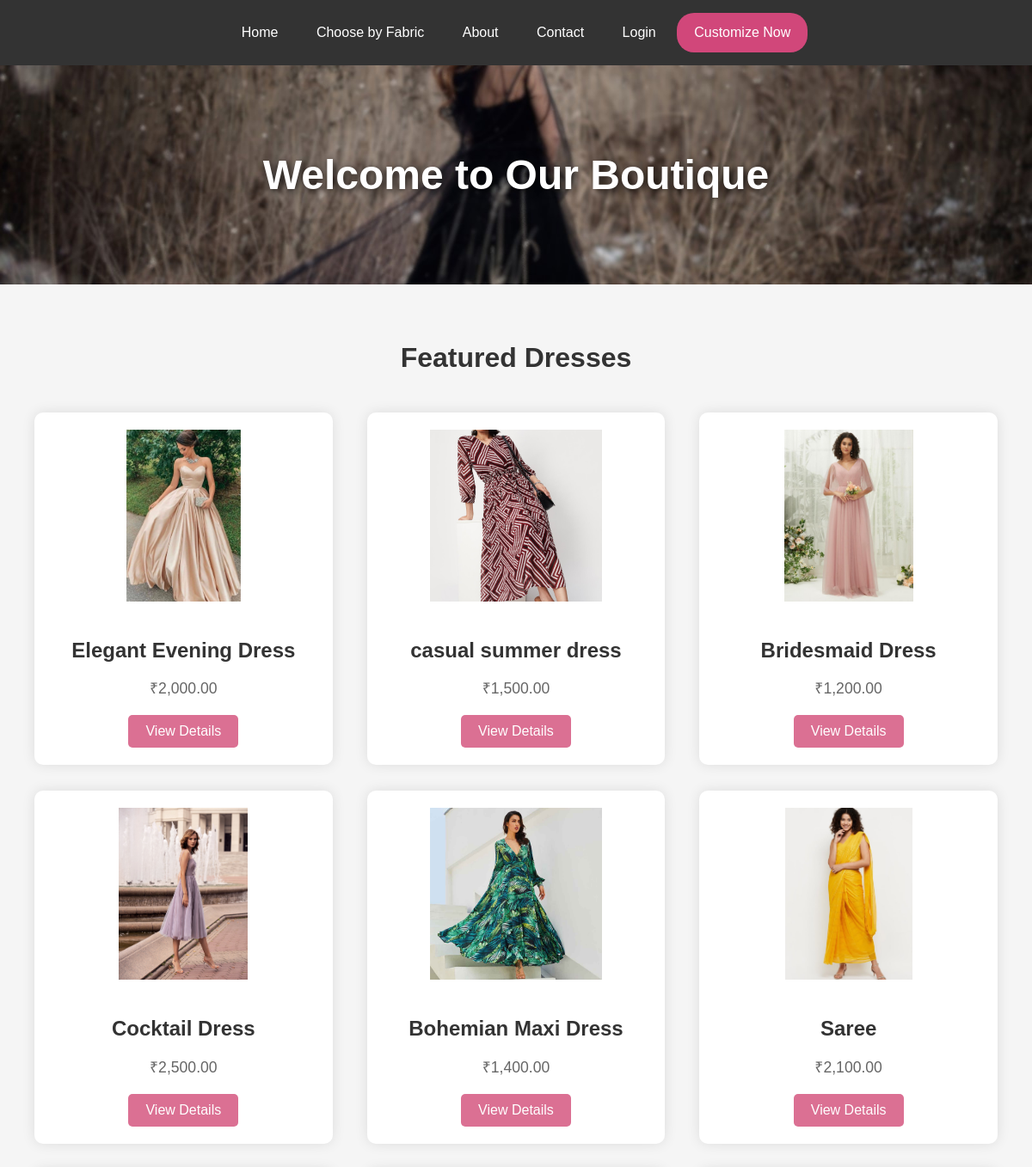
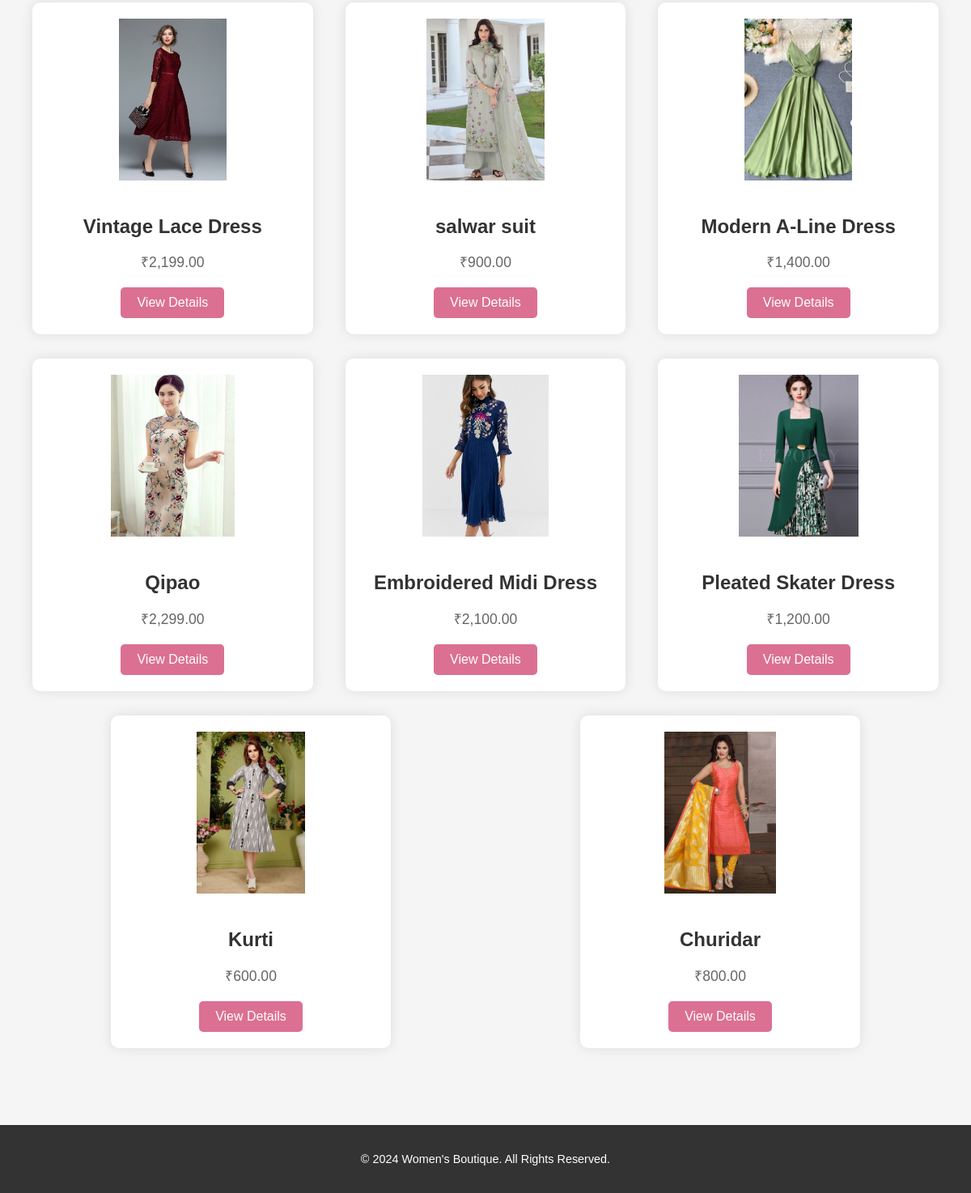
Page /customers/custmrdshbrd1.php on the committed database (2 pictures, top to bottom).
### tables this page shows
CREATE TABLE `dress` (
  `DRESS_ID` int(11) NOT NULL,
  `NAME` varchar(100) NOT NULL,
  `DESCRIPTION` text DEFAULT NULL,
  `FABRIC` varchar(50) NOT NULL,
  `COLOR` varchar(100) NOT NULL,
  `SIZES` varchar(100) NOT NULL,
  `BASE_PRICE` decimal(10,2) NOT NULL,
  `IMAGE_URL` varchar(255) DEFAULT NULL,
  `CREATED_AT` datetime NOT NULL DEFAULT current_timestamp(),
  `visibility` tinyint(1) DEFAULT 1
);

### customers/custmrdshbrd1.php (the view, shortened to what this page needs)
<?php
$dbcon = mysqli_connect("localhost", "root", "", "fashion");
?>
<!DOCTYPE html>
<html lang="en">
<head>
</head>
<body>
    <div class="navbar">
        <a href="custmrdshbrd.php">Home</a>
        <a href="fabric.php">Choose by Fabric</a>
        <a href="abt.php">About</a>
        <a href="contact1.php">Contact</a>
        <?php
        if($_SESSION["USER_ID"]==null){
           echo "<a href='login.php'>Login</a>";
        }else{
            echo "<a href='logout.php'>Logout</a>";
        }
        ?>
        <a href="customize1.php" class="customize-button">Customize Now</a>
    </div>
    <div class="hero">
        <h1>Welcome to Our Boutique</h1>
    </div>
    <div class="container">
        <h2>Featured Dresses</h2>
        <div class="featured-dresses">
            <?php
            $sql = "SELECT * FROM dress";
            $result = mysqli_query($dbcon, $sql);
            if ($result->num_rows > 0) {
                while ($row = $result->fetch_assoc()) {
                    echo '<div class="dress-card">';
                    echo '<img src="' . (isset($row['IMAGE_URL']) ? $row['IMAGE_URL'] : '../default.jpg') . '" alt="' . (isset($row['NAME']) ? $row['NAME'] : 'No name') . '">';
                    echo '<h3>' . (isset($row['NAME']) ? $row['NAME'] : 'No name') . '</h3>';
                    echo '<p class="price">₹' . (isset($row['BASE_PRICE']) ? number_format($row['BASE_PRICE'], 2) : '0.00') . '</p>';
                    echo '<button onclick="window.location.href=\'dress_details.php?id=' . $row['DRESS_ID'] . '\'">View Details</button>';
                    echo '</div>';
                }
            } else {
                echo '<p>No dresses available</p>';
            }
            ?>
        </div>
    </div>
    <div class="footer">
        <p>&copy; 2024 Women's Boutique. All Rights Reserved.</p>
    </div>
</body>
</html>

### customers/custmrdshbrd1.php (style rules this page uses)
body { font-family: 'Arial', sans-serif; margin: 0; padding: 0; background-color: #f5f5f5; color: #333; }
.navbar { background-color: #333; padding: 15px 0; text-align: center; position: sticky; top: 0; z-index: 1000; }
.navbar a { color: #fff; padding: 14px 20px; text-decoration: none; display: inline-block; transition: background-color 0.3s ease; }
.navbar a:hover, .navbar a.customize-button { background-color: palevioletred; border-radius: 20px; }
.hero { background-image: url('../dress/img3.jpg'); background-size: cover; background-position: center; color: #fff; text-align: center; padding: 100px 20px; position: relative; }
.hero h1 { font-size: 3em; margin: 0; text-shadow: 2px 2px 8px rgba(0, 0, 0, 0.7); }
.container { padding: 40px 20px; max-width: 1200px; margin: auto; text-align: center; }
h2 { font-size: 2em; margin-bottom: 30px; color: #333; }
.featured-dresses { display: flex; flex-wrap: wrap; justify-content: space-around; }
.dress-card { background-color: #fff; border-radius: 10px; box-shadow: 0 0 15px rgba(0, 0, 0, 0.1); margin: 15px; padding: 20px; width: calc(33.333% - 40px); box-sizing: border-box; transition: transform 0.3s ease; }
.dress-card img { width: 100%; height: 200px; object-fit: contain; border-radius: 10px; margin-bottom: 15px; }
.dress-card h3 { font-size: 1.5em; margin-bottom: 10px; color: #333; }
.dress-card p { font-size: 1.1em; color: #666; margin-bottom: 20px; }
.dress-card button { background-color: palevioletred; color: white; padding: 10px 20px; border: none; border-radius: 5px; cursor: pointer; font-size: 1em; transition: background-color 0.3s ease; }
.footer { background-color: #333; color: #fff; padding: 20px 0; text-align: center; font-size: 0.9em; margin-top: 40px; }
.customize-button { background-color: #d1477a !important; }

### rows in the picture
dress: shows a picture, NAME "Elegant Evening Dress", BASE_PRICE "2,000.00"
dress: NAME (picture), NAME "casual summer dress", BASE_PRICE "1,500.00"
dress: IMAGE_URL (picture), NAME "Bridesmaid Dress", BASE_PRICE "1,200.00"
dress: shows a picture, NAME "Cocktail Dress", BASE_PRICE "2,500.00"
dress: shows a picture, NAME "Bohemian Maxi Dress", BASE_PRICE "1,400.00"
dress: shows a picture, NAME "Saree", BASE_PRICE "2,100.00"
dress: shows a picture, NAME "Vintage Lace Dress", BASE_PRICE "2,199.00"
dress: NAME (picture), NAME "salwar suit", BASE_PRICE "900.00"
dress: shows a picture, NAME "Modern A-Line Dress", BASE_PRICE "1,400.00"
dress: shows a picture, NAME "Qipao", BASE_PRICE "2,299.00"
dress: shows a picture, NAME "Embroidered Midi Dress", BASE_PRICE "2,100.00"
dress: shows a picture, NAME "Pleated Skater Dress", BASE_PRICE "1,200.00"
dress: IMAGE_URL (picture), NAME "Kurti", BASE_PRICE "600.00"
dress: IMAGE_URL (picture), NAME "Churidar", BASE_PRICE "800.00"
